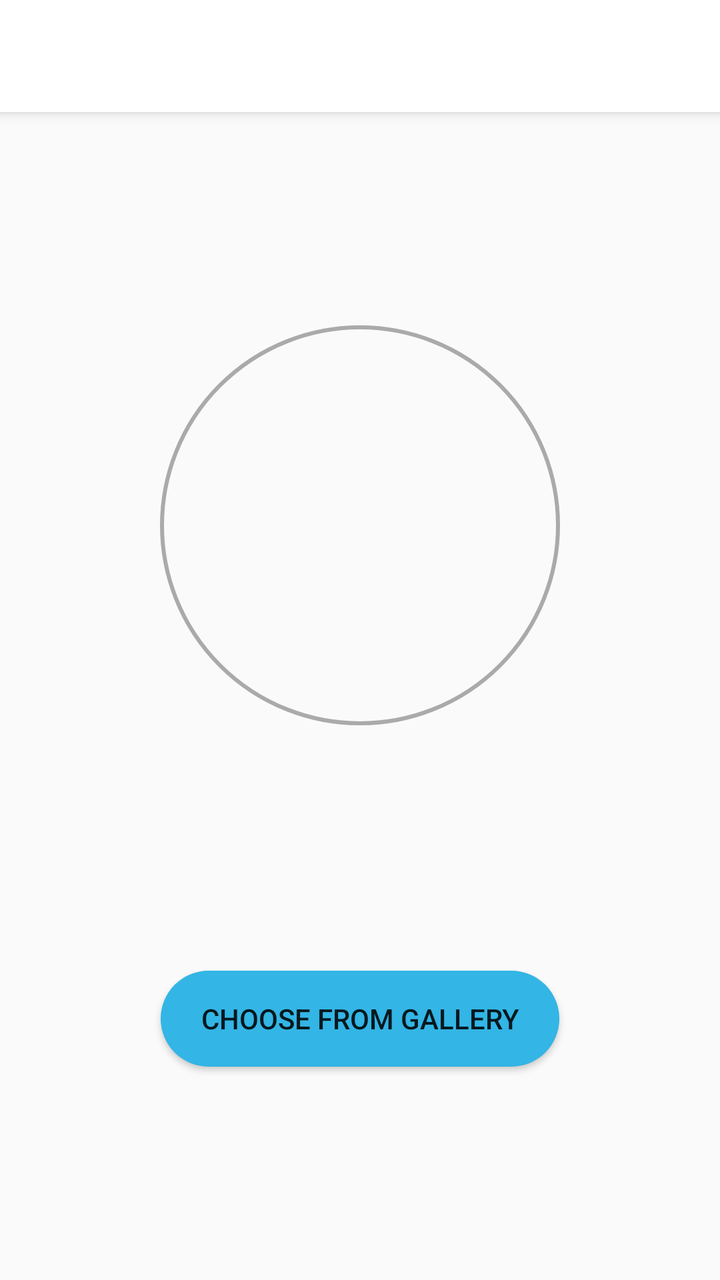
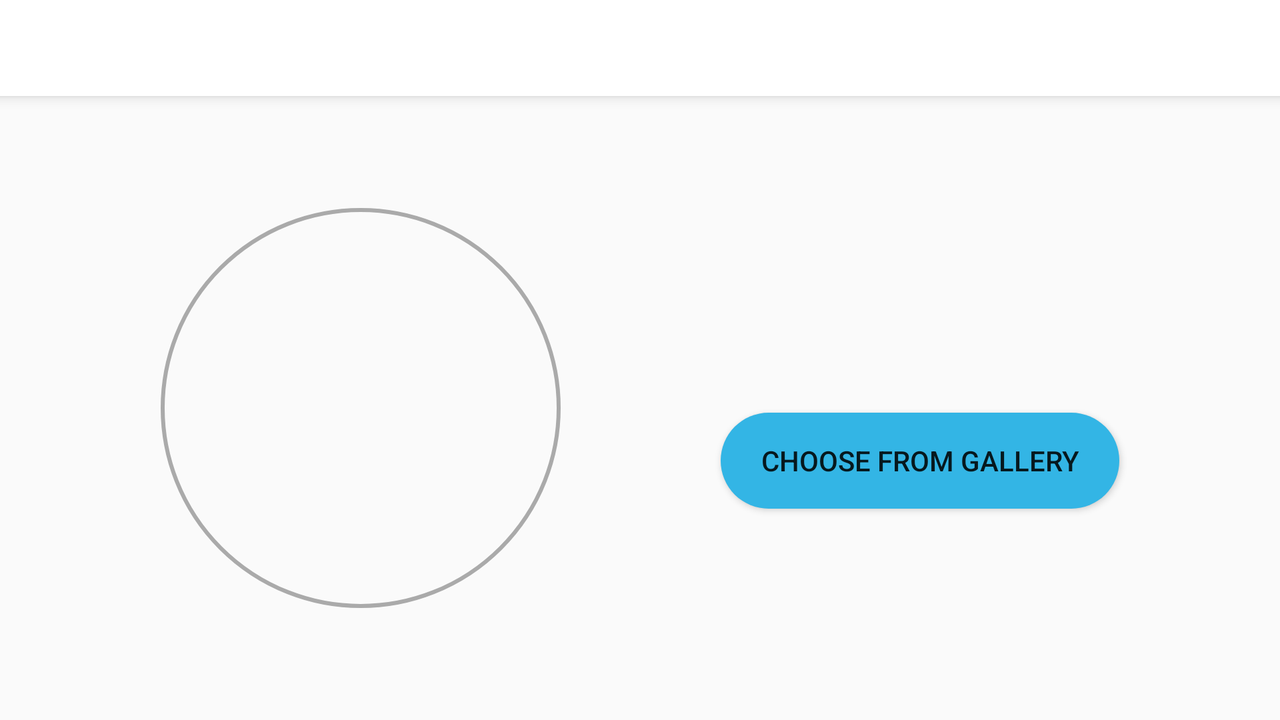

First picture: res/layout/ on a phone held upright. Second picture: the repository's own variant of that layout, on a device whose configuration matches the variant's folder. Source for both follows.
<!-- AndroidManifest.xml: application theme Theme.AppCompat.Light.NoActionBar -->
<!-- res/layout/activity_update_profile_picture.xml -->
<?xml version="1.0" encoding="utf-8"?>
<android.support.constraint.ConstraintLayout xmlns:android="http://schemas.android.com/apk/res/android"
    xmlns:app="http://schemas.android.com/apk/res-auto"
    xmlns:tools="http://schemas.android.com/tools"
    android:layout_width="match_parent"
    android:layout_height="match_parent"
    tools:context=".UpdateProfilePictureActivity">

    <android.support.v7.widget.Toolbar
        android:id="@+id/my_toolbar"
        android:layout_width="match_parent"
        android:layout_height="?attr/actionBarSize"
        android:background="@android:color/white"
        android:elevation="4dp"
        android:theme="@style/ThemeOverlay.AppCompat.ActionBar"
        app:popupTheme="@style/ThemeOverlay.AppCompat.Light" />

    <Button
        android:id="@+id/buttonChooseFromGallery"
        android:layout_width="wrap_content"
        android:layout_height="wrap_content"
        android:layout_marginTop="8dp"
        android:background="@drawable/round_shape"
        android:backgroundTint="@color/colorFollow"
        android:text="Choose from gallery"
        app:layout_constraintBottom_toBottomOf="parent"
        app:layout_constraintEnd_toEndOf="parent"
        app:layout_constraintStart_toStartOf="parent"
        app:layout_constraintTop_toBottomOf="@+id/imageViewUpdateProfilePicture" />

    <ImageView
        android:id="@+id/imageViewUpdateProfilePicture"
        android:layout_width="200dp"
        android:layout_height="200dp"
        android:layout_marginBottom="8dp"
        android:background="@drawable/round_border"
        app:layout_constraintBottom_toTopOf="@+id/buttonChooseFromGallery"
        app:layout_constraintEnd_toEndOf="parent"
        app:layout_constraintStart_toStartOf="parent"
        app:layout_constraintTop_toBottomOf="@+id/my_toolbar" />

    <TextView
        android:id="@+id/errorTextView"
        android:layout_width="wrap_content"
        android:layout_height="wrap_content"
        android:textColor="@android:color/holo_red_dark"
        android:textSize="16sp"
        app:layout_constraintBottom_toTopOf="@id/buttonChooseFromGallery"
        app:layout_constraintEnd_toEndOf="parent"
        app:layout_constraintStart_toStartOf="parent"
        app:layout_constraintTop_toBottomOf="@id/imageViewUpdateProfilePicture" />

</android.support.constraint.ConstraintLayout>
<!-- resources referenced by this layout -->
<resources>
  <color name="colorFollow">@android:color/holo_blue_light</color>
  <!-- drawable round_border (drawable) -->
  <?xml version="1.0" encoding="utf-8"?>
  <shape xmlns:android="http://schemas.android.com/apk/res/android"
      android:shape="oval" >
      <stroke android:color="@android:color/darker_gray"
          android:width="2dp"/>
      <padding android:left="2dp"
          android:right="2dp"
          android:top="2dp"
          android:bottom="2dp"/>
  
  </shape>
  <!-- drawable round_shape (drawable) -->
  <?xml version="1.0" encoding="utf-8"?>
  <shape xmlns:android="http://schemas.android.com/apk/res/android"
      android:shape="rectangle" >
  
      <corners
          android:radius="1000dp"/>
  
      <solid android:color="@android:color/white" />
  
      <padding
          android:left="20dp"
          android:right="20dp"/>
  
  </shape>
</resources>
<!-- res/layout-land/activity_update_profile_picture.xml (the repository's variant of the layout above) -->
<!-- drawn on the phone turned sideways -->
<?xml version="1.0" encoding="utf-8"?>
<android.support.constraint.ConstraintLayout xmlns:android="http://schemas.android.com/apk/res/android"
    xmlns:app="http://schemas.android.com/apk/res-auto"
    xmlns:tools="http://schemas.android.com/tools"
    android:layout_width="match_parent"
    android:layout_height="match_parent"
    tools:context=".UpdateProfilePictureActivity">

    <android.support.v7.widget.Toolbar
        android:id="@+id/my_toolbar"
        android:layout_width="match_parent"
        android:layout_height="?attr/actionBarSize"
        android:background="@android:color/white"
        android:elevation="4dp"
        android:theme="@style/ThemeOverlay.AppCompat.ActionBar"
        app:layout_constraintEnd_toEndOf="parent"
        app:layout_constraintStart_toStartOf="parent"
        app:layout_constraintTop_toTopOf="parent"
        app:popupTheme="@style/ThemeOverlay.AppCompat.Light" />

    <Button
        android:id="@+id/buttonChooseFromGallery"
        android:layout_width="wrap_content"
        android:layout_height="wrap_content"
        android:background="@drawable/round_shape"
        android:backgroundTint="@color/colorFollow"
        android:text="Choose from gallery"
        app:layout_constraintBottom_toBottomOf="parent"
        app:layout_constraintEnd_toEndOf="parent"
        app:layout_constraintHorizontal_bias="0.5"
        app:layout_constraintStart_toEndOf="@+id/imageViewUpdateProfilePicture"
        app:layout_constraintTop_toBottomOf="@+id/my_toolbar"
        app:layout_constraintVertical_bias="0.6" />

    <ImageView
        android:id="@+id/imageViewUpdateProfilePicture"
        android:layout_width="200dp"
        android:layout_height="200dp"
        android:background="@drawable/round_border"
        app:layout_constraintBottom_toBottomOf="parent"
        app:layout_constraintEnd_toStartOf="@+id/buttonChooseFromGallery"
        app:layout_constraintHorizontal_bias="0.5"
        app:layout_constraintStart_toStartOf="parent"
        app:layout_constraintTop_toBottomOf="@+id/my_toolbar" />

    <TextView
        android:id="@+id/errorTextView"
        android:layout_width="wrap_content"
        android:layout_height="wrap_content"
        android:textColor="@android:color/holo_red_dark"
        android:textSize="16sp"
        app:layout_constraintBottom_toTopOf="@id/buttonChooseFromGallery"
        app:layout_constraintEnd_toEndOf="parent"
        app:layout_constraintHorizontal_bias="0.5"
        app:layout_constraintStart_toEndOf="@+id/imageViewUpdateProfilePicture"
        app:layout_constraintTop_toBottomOf="@+id/my_toolbar"
        app:layout_constraintVertical_bias="0.8"
        app:layout_constraintVertical_chainStyle="packed" />

</android.support.constraint.ConstraintLayout>
